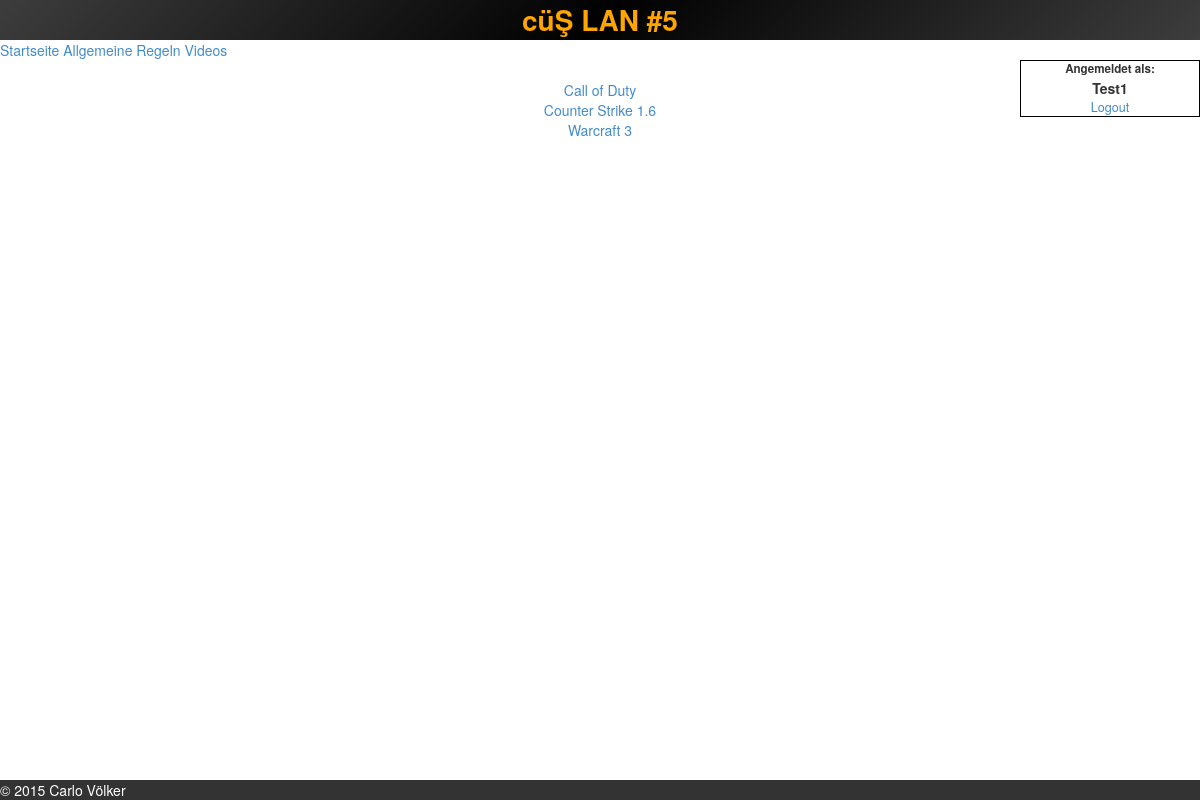
The page / (signed in) on the database its author committed.
### core/models.py (models this page shows)
class Game(models.Model):
	name = models.CharField(verbose_name="Name", max_length=50, unique=True, blank=False, null=False)
	slug = models.SlugField(verbose_name="Slug", unique=True)
	img = models.ImageField(verbose_name="Icon", upload_to="game_icon", blank=True, null=True)
	def __unicode__(self):
		return u"%s" % (self.name)
	class Meta:
		verbose_name = "Spiel"
		verbose_name_plural = "Spiele"
		ordering = ['name']

### core/views.py (the view)
# urls.py: url(r'^$', views.home, name='home'),
def home(request):
	context = RequestContext(request)
	content = {}
	if request.user.is_authenticated():
		content['games'] = Game.objects.exclude(match_game=None)
	else:
		content['msg'] = "Bitte zuerst einloggen!"
	return render_to_response('home.html', {'content': content}, context_instance=context)

### core/templates/home.html
{% extends "base.html" %}
{% load staticfiles %}
{% block body %}
{{block.super}}
<div class="content">
	{% if content.msg %}
		<span>{{content.msg}}</span>
	{% else %}
	<ul>
		{% for game in content.games %}
		<li><a class="game" href="{{game.slug}}">{{game}}</a></li>
		{% empty %}
		<li class="no_game">Es wurde noch kein Turnier erstellt.</li>
		{% endfor %}
	</ul>
	{% endif %}
</div>
{% endblock %}

### core/templates/base.html (shortened to what this page needs)
{% load staticfiles %}
<!DOCTYPE html>
    <head>
        <link rel="stylesheet" href="{% static 'css/screen.css' %}">
        <link rel="stylesheet" type="text/css" href="{% static 'css/bootstrap.min.css'%}">
        <link rel="stylesheet" type="text/css" href="{% static 'css/bootstrap-theme.min.css'%}">
    </head>
    <body>
        {% block body %}
        <div class="header_banner">
            <h1>cüŞ LAN #5</h1>
        </div>
        <div class="header_url">
            <a href="/">Startseite</a>
            <a href="rules">Allgemeine Regeln</a>
            <a href="movies">Videos</a>
        </div>
        {% if user.is_authenticated %}
            <div class="username_header">
                <h5>Angemeldet als:</h5>
                <h4>{{ user.username }}</h4>
                <a href="/logout">Logout</a>
            </div>
        {% else %}
            <div class="username_header">
                <a href="/register">Registrieren</a>
                <a href="/login">Login</a>
            </div>
        {% endif %}
        {% endblock %}
        <footer>
            <div class="left">&copy; {% now "Y" %} Carlo Völker</div>
        </footer>
    </body>
</html>

### core/static/css/screen.css (style rules this page uses)
h1, h2, h3, h4, h5, h6, ul { margin: 0 !important; }
ul { padding: 0; list-style-type: none; }
.header_banner { text-align: center; color: #FFA500; background: rgb(61,61,61); background: -moz-linear-gradient(-45deg, rgba(61,61,61,1) 0%, rgba(1,1,1,1) 50%, rgba(61,61,61,1) 100%); background: -webkit-gradient(linear, left top, right bottom, color-stop(0%,rgba(61,61,61,1)), color-stop(50%,rgba(1,1,1,1)), color-stop(100%,rgba(61,61,61,1))); background: -webkit-linear-gradient(-45deg, rgba(61,61,61,1) 0%,rgba(1,1,1,1) 50%,rgba(61,61,61,1) 100%); background: -o-linear-gradient(-45deg, rgba(61,61,61,1) 0%,rgba(1,1,1,1) 50%,rgba(61,61,61,1) 100%); background: -ms-linear-gradient(-45deg, rgba(61,61,61,1) 0%,rgba(1,1,1,1) 50%,rgba(61,61,61,1) 100%); background: linear-gradient(135deg, rgba(61,61,61,1) 0%,rgba(1,1,1,1) 50%,rgba(61,61,61,1) 100%); filter: progid:DXImageTransform.Microsoft.gradient( startColorstr='#3d3d3d', endColorstr='#1b1b1b',GradientType=1 ); }
.username_header { float: right; width: 15%; border: 1px solid #000; text-align: center; }
.username_header > a { display: block; font-size: 0.9em; }
.content { position: relative; text-align: center; width: 50%; left: 25%; margin-top: 20px; }
footer { background-color: #333; color: #FFF; width: 100%; bottom: 0; position: fixed; }

### rows shown on the page
Game: name "Call of Duty"
Game: name "Counter Strike 1.6"
Game: name "Warcraft 3"

### other values the page prints
{{ user.username }} "Test1"
